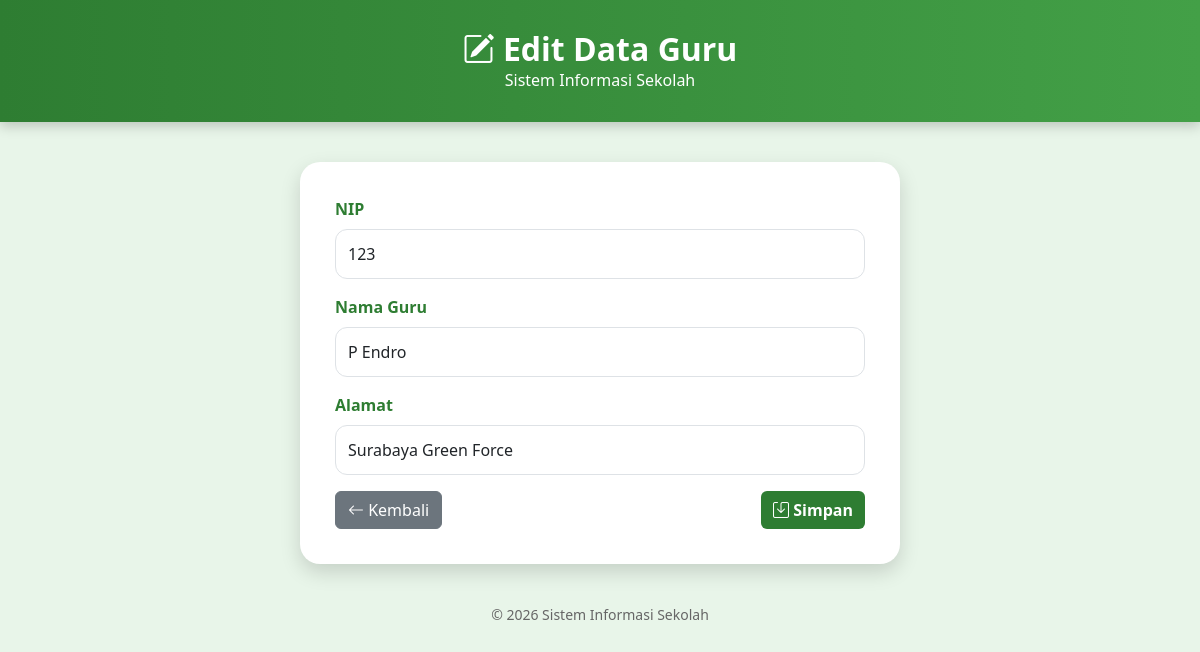
The page /guru/edit.php?nip=123 (signed in) on the database its author committed.
### tables this page shows
CREATE TABLE `guru` (
  `nip` varchar(12) NOT NULL,
  `nama` varchar(50) NOT NULL,
  `alamat` varchar(50) NOT NULL
);

### guru/edit.php (the view, shortened to what this page needs)
<?php
include "koneksi.php";
$nip=$_GET['nip'];
$query=mysqli_query($koneksi,"SELECT * FROM guru WHERE nip='$nip'");
$data=mysqli_fetch_assoc($query);
?>
<!DOCTYPE html>
<html lang="id">
<head>
<link href="https://cdn.jsdelivr.net/npm/bootstrap@5.3.3/dist/css/bootstrap.min.css" rel="stylesheet">
<link rel="stylesheet" href="https://cdn.jsdelivr.net/npm/bootstrap-icons@1.11.3/font/bootstrap-icons.css">
</head>
<body>
<div class="header">
<h2>
<i class="bi bi-pencil-square"></i>
Edit Data Guru
</h2>
<p class="mb-0">
Sistem Informasi Sekolah
</p>
</div>
<div class="container">
<div class="card-form">
<form action="update.php" method="POST"
onsubmit="return confirm('Apakah kamu yakin ingin menyimpan perubahan data guru ini?');">
<div class="mb-3">
<label class="form-label">
NIP
</label>
<input type="text"
name="nip"
class="form-control"
value="<?= htmlspecialchars($data['nip']); ?>"
readonly>
</div>
<div class="mb-3">
<label class="form-label">
Nama Guru
</label>
<input type="text"
name="nama"
class="form-control"
value="<?= htmlspecialchars($data['nama']); ?>"
required>
</div>
<div class="mb-3">
<label class="form-label">
Alamat
</label>
<input type="text"
name="alamat"
class="form-control"
value="<?= htmlspecialchars($data['alamat']); ?>"
required>
</div>
<div class="d-flex justify-content-between">
<a href="index.php" class="btn btn-secondary">
<i class="bi bi-arrow-left"></i>
Kembali
</a>
<button type="submit" class="btn btn-hijau">
<i class="bi bi-save"></i>
Simpan
</button>
</div>
</form>
</div>
<div class="footer">
© 2026 Sistem Informasi Sekolah
</div>
</div>
</body>
</html>

### guru/edit.php (style rules this page uses)
body { background:#e8f5e9; font-family:'Segoe UI',sans-serif; }
.header { background:linear-gradient(90deg,#2e7d32,#43a047); color:white; padding:30px 0; text-align:center; box-shadow:0 4px 12px rgba(0,0,0,.2); }
.header h2 { margin:0; font-weight:bold; }
.card-form { background:white; max-width:600px; margin:40px auto; padding:35px; border-radius:20px; box-shadow:0 8px 20px rgba(0,0,0,.15); }
.form-label { color:#2e7d32; font-weight:600; }
.form-control { border-radius:12px; padding:12px; }
.btn-hijau { background:#2e7d32; color:white; font-weight:600; border:none; }
.footer { text-align:center; color:#666; margin-top:20px; font-size:14px; }

### rows shown on the page
guru: nip "123", nama "P Endro", alamat "Surabaya Green Force"
